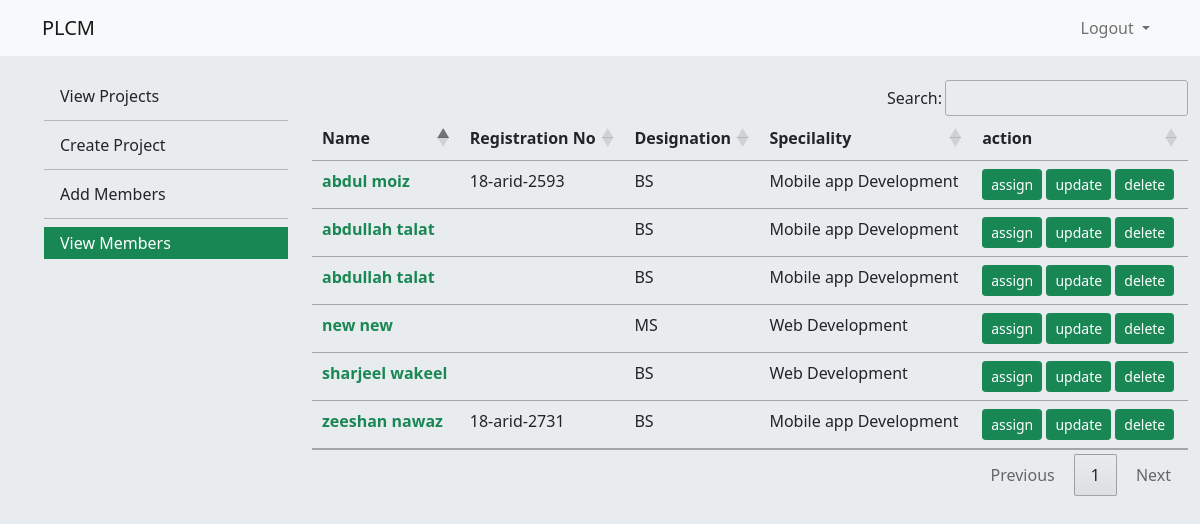
Page /admin/view_member.php (signed in) on the committed database.
### tables this page shows
CREATE TABLE `members` (
  `m_id` int(11) NOT NULL,
  `f_name` text NOT NULL,
  `l_name` text NOT NULL,
  `reg_no` text NOT NULL,
  `email` text NOT NULL,
  `password` text NOT NULL,
  `designation` text NOT NULL,
  `speciality` text NOT NULL,
  `img_path` text NOT NULL,
  `date` timestamp NOT NULL DEFAULT current_timestamp() ON UPDATE current_timestamp()
);

### admin/view_member.php (the view, shortened to what this page needs)
<?php
include("connection/connection.php");
$query="select * from members  order by m_id desc";
$result=mysqli_query($conn,$query);
$arr_users = [];
if(mysqli_num_rows($result)>0){
  $arr_users=mysqli_fetch_all($result,MYSQLI_ASSOC);
}
?>
<!doctype html>
<html lang="en">
  <head>
    <link href="https://cdn.jsdelivr.net/npm/bootstrap@5.1.3/dist/css/bootstrap.min.css" rel="stylesheet">
    <link rel="stylesheet" type="text/css" href="//cdn.datatables.net/1.10.21/css/jquery.dataTables.min.css"/>
    <link rel='stylesheet' href='css/style.css'>
  </head>
  <body>
  <div class='container-fluid p-0 responsive'>
  <nav class="navbar navbar-expand-md navbar-light bg-light">
  <div class="container">
    <a class="navbar-brand" href="#">PLCM</a>
    <div class="collapse navbar-collapse" id="navbarSupportedContent">
      <ul class='navbar-nav'>
      <li class="nav-item dropdown">
          <a class="nav-link dropdown-toggle" href="#" id="navbarDropdown" role="button" data-bs-toggle="dropdown" aria-expanded="false">
            Logout
          </a>
        </li>
</ul>
    </div>
  </div>
</nav>
<section class='content bg'>
  <div class='row m-0 pt-md-4'>
  <div class='col-md-3 d-none d-md-block align-self-start'>
  <ul class='menu '>
  <li><a class="dropdown-item " href="index.php">View Projects</a></li>
            <li><hr class="dropdown-divider"></li>
            <li><a class="dropdown-item" href="create_project.php">Create Project</a></li>
            <li><hr class="dropdown-divider"></li>
            <li><a class="dropdown-item" href="add_member.php">Add Members</a></li>
            <li><hr class="dropdown-divider"></li>
            <li><a class="dropdown-item active" href="view_member.php">View Members</a></li>
</ul>
</div>
<div class='col-md-9 align-self-start'>
<div class="table-responsive">
<table id="userTable" class=' table table-hover '>
        <thead>
            <th>Name</th>
            <th>Registration No</th>
            <th>Designation</th>
            <th>Specilality</th>
            <th>action</th>
        </thead>
        <tbody>
            <?php if(!empty($arr_users)) { ?>
                <?php foreach($arr_users as $user) { ?>
                    <tr class="bg-lights position-relative">
                                  <td>
                                  <a class="link-success " href="view_member_detail.php?p_id=<?php echo $user['m_id'];?>"><strong><?php echo $user['f_name']." ".$user['l_name'] ; ?></strong></a></td>
                                  <td><?php echo $user['reg_no']; ?></td>
                      <td><?php echo $user['designation']; ?></td>
                          <td><?php echo $user['speciality']; ?></td>
                          <td><a class="btn btn-success btn-sm" href="assign.php?id=<?php echo $user['m_id'];?>">assign</a>
                          <a class="btn btn-success btn-sm" href="edit_member.php?id=<?php echo $user['m_id'];?>">update</a>
                          <button class="btn btn-success btn-sm delete" data-id="<?php echo $user['m_id'];?>" >delete</a>
                                  </td>
                    </tr>
                <?php } ?>
            <?php } ?>
        </tbody>
    </table>
                </div>
</div>
</div>
</section>
</div>
</body>
</html>

### admin/css/style.css (style rules this page uses)
.row , .col-md-5,.col-md-7 { height:100%; display:flex; justify-content: center; align-items: center; }
.bg { background-color:#e9ecef!important; }
.active { background-color:#198754!important; }
.menu { list-style:none; }
.responsive { height:100vh; background-color:#e9ecef; }
.link-success { text-decoration: none; }

### rows in the picture
members: f_name "zeeshan", l_name "nawaz", reg_no "18-arid-2731", designation "BS", speciality "Mobile app Development"
members: f_name "abdul", l_name "moiz", reg_no "18-arid-2593", designation "BS", speciality "Mobile app Development"
members: f_name "abdullah", l_name "talat", designation "BS", speciality "Mobile app Development"
members: f_name "new", l_name "new", designation "MS", speciality "Web Development"
members: f_name "sharjeel", l_name "wakeel", designation "BS", speciality "Web Development"
members: f_name "abdullah", l_name "talat", designation "BS", speciality "Mobile app Development"
